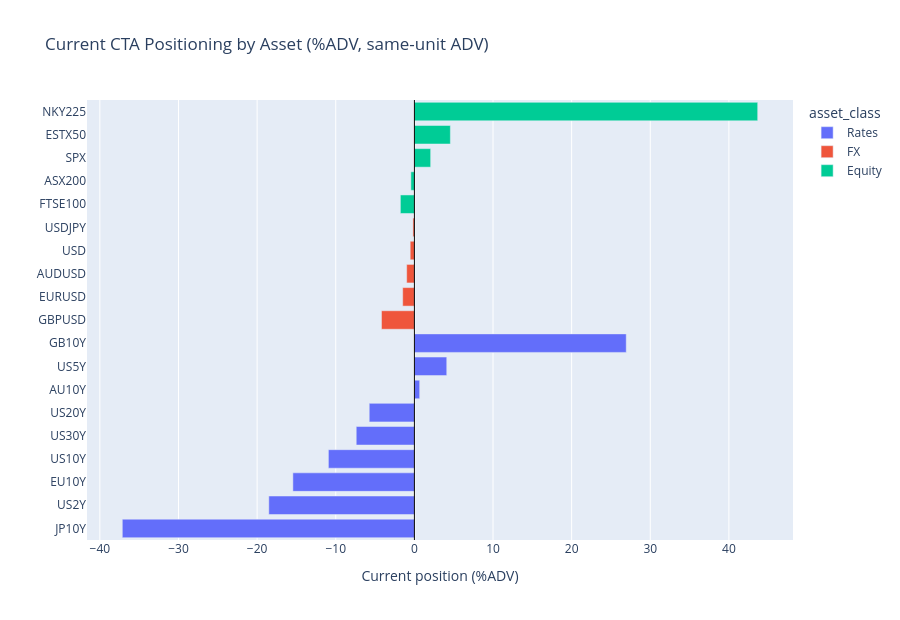

Here is the notebook cell this chart was saved with:
### Code cell
plot_df = forecast_table.reset_index(names="asset").sort_values("position_%ADV")

fig = px.bar(
    plot_df,
    x="position_%ADV",
    y="asset",
    color="asset_class",
    orientation="h",
    title="Current CTA Positioning by Asset (%ADV, same-unit ADV)",
    hover_data=["country", "contract", "signal", "position", "position_unit", "adv_same_unit"],
)
fig.add_vline(x=0, line_width=1, line_color="black")
fig.update_layout(height=620, xaxis_title="Current position (%ADV)", yaxis_title="")
fig.show()

### Figure 1 — Plotly figure (JSON) as saved in the notebook; plotly's stock layout.template omitted (floating-point values rounded to 4 significant figures)
{"data": [{"alignmentgroup": "True", "customdata": [["JP", "JB generic", -0.7057, -23.39, "USD mn DV01", 62.98], ["US", "TU generic", -0.4198, -3.889, "USD mn DV01", 21.01], ["EU", "RX generic", -0.4029, -22.36, "USD mn DV01", 144.7], ["US", "TY generic", -0.3245, -18.31, "USD mn DV01", 167.4], ["US", "US generic", -0.3073, -5.74, "USD mn DV01", 77.63], ["US", "UXY generic", -0.1884, -4.145, "USD mn DV01", 72.19], ["AU", "XM generic", 0.01097, 0.1373, "USD mn DV01", 20.35], ["US", "FV generic", 0.06967, 2.382, "USD mn DV01", 57.86], ["GB", "G generic", 0.3835, 9.092, "USD mn DV01", 33.75]], "hovertemplate": "asset_class=Rates<br>position_%ADV=%{x}<br>asset=%{y}<br>country=%{customdata[0]}<br>contract=%{customdata[1]}<br>signal=%{customdata[2]}<br>position=%{customdata[3]}<br>position_unit=%{customdata[4]}<br>adv_same_unit=%{customdata[5]}<extra></extra>", "legendgroup": "Rates", "marker": {"color": "#636efa", "pattern": {"shape": ""}}, "name": "Rates", "offsetgroup": "Rates", "orientation": "h", "showlegend": true, "textposition": "auto", "type": "bar", "x": [-37.14, -18.51, -15.45, -10.94, -7.394, -5.742, 0.6749, 4.117, 26.94], "xaxis": "x", "y": ["JP10Y", "US2Y", "EU10Y", "US10Y", "US30Y", "US20Y", "AU10Y", "US5Y", "GB10Y"], "yaxis": "y"}, {"alignmentgroup": "True", "customdata": [["GB", "GBPUSD spot", -0.5678, -2301.0, "USD mn notional", 55000], ["EU", "EURUSD spot", -0.2483, -1783.0, "USD mn notional", 120000], ["AU", "AUDUSD spot", -0.1422, -440.4, "USD mn notional", 45000], ["US", "DXY proxy", -0.05254, -373.0, "USD mn notional", 70000], ["JP", "USDJPY spot", -0.02898, -166.1, "USD mn notional", 90000]], "hovertemplate": "asset_class=FX<br>position_%ADV=%{x}<br>asset=%{y}<br>country=%{customdata[0]}<br>contract=%{customdata[1]}<br>signal=%{customdata[2]}<br>position=%{customdata[3]}<br>position_unit=%{customdata[4]}<br>adv_same_unit=%{customdata[5]}<extra></extra>", "legendgroup": "FX", "marker": {"color": "#EF553B", "pattern": {"shape": ""}}, "name": "FX", "offsetgroup": "FX", "orientation": "h", "showlegend": true, "textposition": "auto", "type": "bar", "x": [-4.183, -1.486, -0.9787, -0.5328, -0.1846], "xaxis": "x", "y": ["GBPUSD", "EURUSD", "AUDUSD", "USD", "USDJPY"], "yaxis": "y"}, {"alignmentgroup": "True", "customdata": [["GB", "Z generic", -0.03448, -111.8, "USD mn notional", 6279.0], ["AU", "XP generic", -0.00851, -23.54, "USD mn notional", 5284.0], ["US", "ES generic", 0.2923, 2261.0, "USD mn notional", 109200.0], ["EU", "VG generic", 0.1625, 686.4, "USD mn notional", 14990.0], ["JP", "NK generic", 0.4812, 2295.0, "USD mn notional", 5256.0]], "hovertemplate": "asset_class=Equity<br>position_%ADV=%{x}<br>asset=%{y}<br>country=%{customdata[0]}<br>contract=%{customdata[1]}<br>signal=%{customdata[2]}<br>position=%{customdata[3]}<br>position_unit=%{customdata[4]}<br>adv_same_unit=%{customdata[5]}<extra></extra>", "legendgroup": "Equity", "marker": {"color": "#00cc96", "pattern": {"shape": ""}}, "name": "Equity", "offsetgroup": "Equity", "orientation": "h", "showlegend": true, "textposition": "auto", "type": "bar", "x": [-1.781, -0.4456, 2.071, 4.578, 43.66], "xaxis": "x", "y": ["FTSE100", "ASX200", "SPX", "ESTX50", "NKY225"], "yaxis": "y"}], "layout": {"barmode": "relative", "height": 620, "legend": {"title": {"text": "asset_class"}, "tracegroupgap": 0}, "shapes": [{"line": {"color": "black", "width": 1}, "type": "line", "x0": 0, "x1": 0, "xref": "x", "y0": 0, "y1": 1, "yref": "y domain"}], "title": {"text": "Current CTA Positioning by Asset (%ADV, same-unit ADV)"}, "xaxis": {"anchor": "y", "domain": [0, 1], "title": {"text": "Current position (%ADV)"}}, "yaxis": {"anchor": "x", "domain": [0, 1], "title": {"text": ""}}}}
